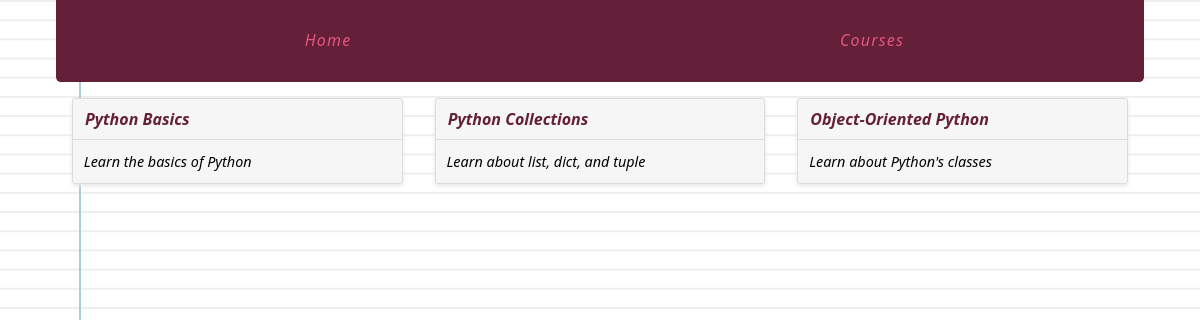
Page /courses/ on the committed database.
### courses/models.py (models this page shows, shortened)
class Course(models.Model):
    created_at = models.DateTimeField(auto_now_add=True)
    title = models.CharField(max_length=255)
    description = models.TextField()

### courses/views.py (the view)
def course_list(request):
    courses = Course.objects.all()
    return render(request, 'courses/course_list.html', {'courses': courses})

### courses/templates/courses/course_list.html (shortened to what this page needs)
{% extends "layout.html" %}
{% block content %}
<div class="cards">
    {% for course in courses %}
    <div class="card">
        <header><a href="{% url 'courses:detail' pk=course.pk %}">{{ course.title }}</a></header>
        <div class="card-copy">
            {{ course.description }}
        </div>
    </div>
    {% endfor %}
</div>
{% endblock %}

### assets/css/layout.css (style rules this page uses)
html { box-sizing: border-box; }
*, *::after, *::before { box-sizing: inherit; }
body { background-color: #fff; background-image: linear-gradient(90deg, transparent 79px, #abced4 79px, #abced4 81px, transparent 81px), linear-gradient(#eee .1em, transparent .1em); background-size: 100% 1.2em; margin: 0; font-style: italic; font-family: 'Segoe UI'; }
.cards { display: -webkit-box; display: -moz-box; display: box; display: -webkit-flex; display: -moz-flex; display: -ms-flexbox; display: flex; -webkit-box-lines: multiple; -moz-box-lines: multiple; box-lines: multiple; -webkit-flex-wrap: wrap; -moz-flex-wrap: wrap; -ms-flex-wrap: wrap; flex-wrap: wrap; -webkit-box-pack: justify; -moz-box-pack: justify; box-pack: justify; -webkit-justify-content: space-between; -moz-justify-content: space-between; -ms-justify-content: space-between; -o-justify-content: space-between; justify-content: space-between; -ms-flex-pack: justify; }
.card { -webkit-flex-basis: 15em; -moz-flex-basis: 15em; flex-basis: 15em; -ms-flex-preferred-size: 15em; -webkit-flex-grow: 1; -moz-flex-grow: 1; flex-grow: 1; -ms-flex-positive: 1; -webkit-transition: all 0.2s ease-in-out; -moz-transition: all 0.2s ease-in-out; transition: all 0.2s ease-in-out; background-color: #f6f6f6; border-radius: 3px; border: 1px solid gainsboro; box-shadow: 0 2px 4px #e6e6e6; margin: 0 1em 1.5em 1em; position: relative; }
.card header { -webkit-transition: all 0.2s ease-in-out; -moz-transition: all 0.2s ease-in-out; transition: all 0.2s ease-in-out; background-color: #f6f6f6; border-bottom: 1px solid gainsboro; border-radius: 3px 3px 0 0; font-weight: bold; line-height: 1.5em; padding: 0.5em 0.75em; }
.card header a { color: #642039; text-decoration: none; }
.card .card-copy { font-size: 0.9em; line-height: 1.5em; padding: 0.75em 0.75em; }

### rows in the picture
Course: title "Python Basics", description "Learn the basics of Python"
Course: title "Python Collections", description "Learn about list, dict, and tuple"
Course: title "Object-Oriented Python", description "Learn about Python's classes"
